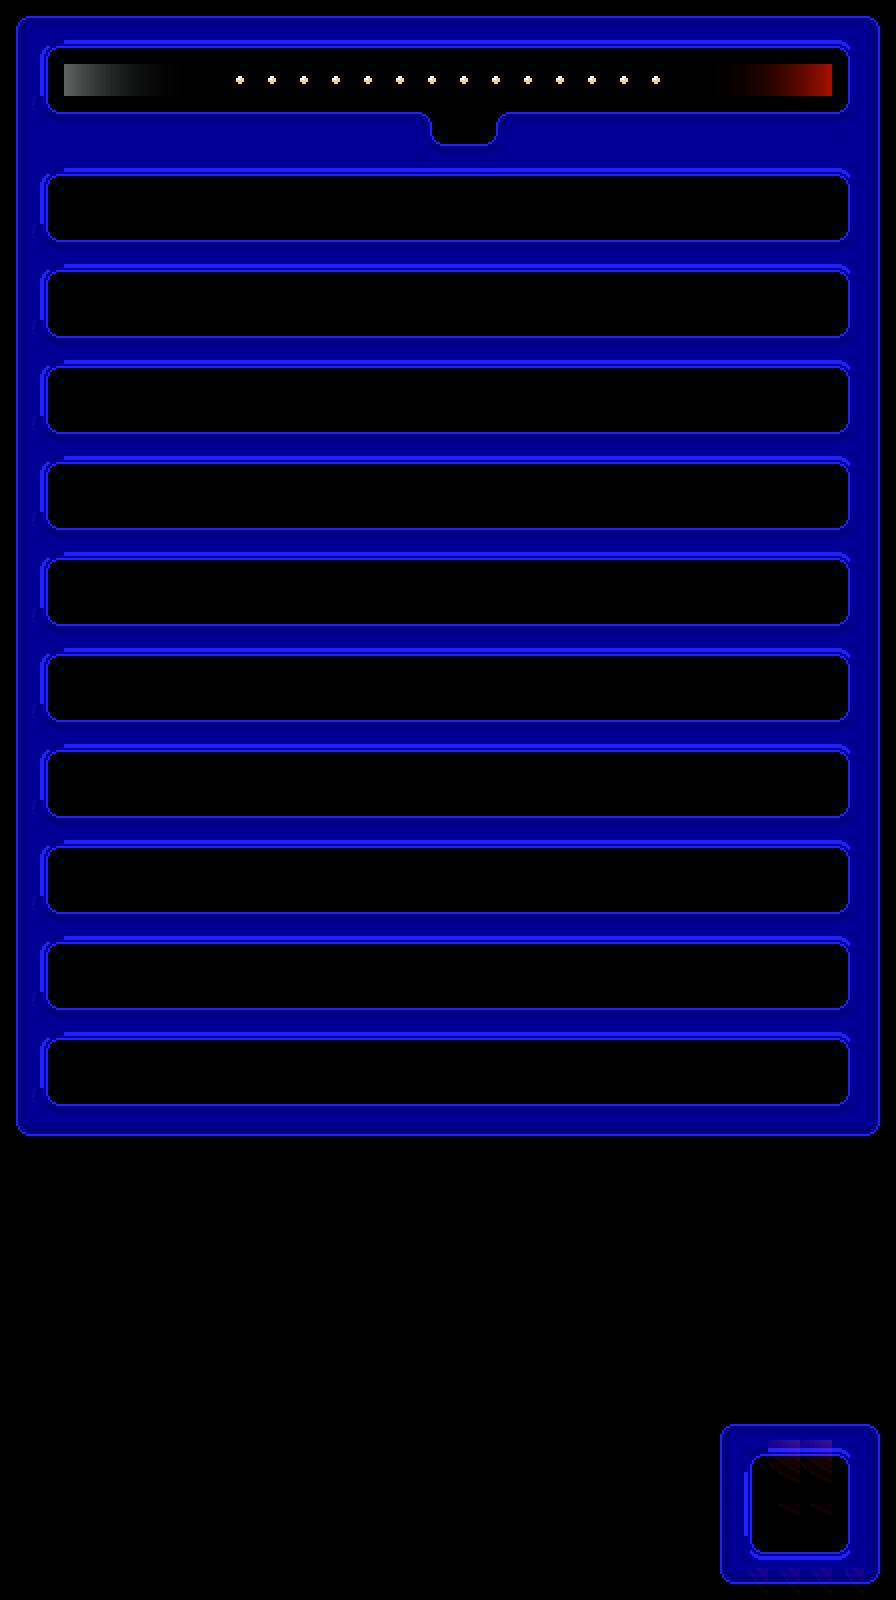

The image is a tile-based game level rendered from a .tmx file. Its description and source (layers, tilesets, objects; grid data summarised) follow:
An orthogonal 28x50 tile map with 32x32 px tiles, 4 tile layers (Walls, Path, Collectables, Highlight), 2 tilesets.

<map version="1.4" tiledversion="1.4.3" orientation="orthogonal" renderorder="right-down" width="28" height="50" tilewidth="32" tileheight="32" infinite="0" nextlayerid="12" nextobjectid="1">
 <tileset firstgid="1" source="main_menu.tsx" />
 <tileset firstgid="1457" source="higlight.tsx" />
 <layer id="7" name="Walls" width="28" height="50">
  <data>[1400 cells, 775 non-empty, 31 distinct tile ids]</data>
 </layer>
 <layer id="8" name="Path" width="28" height="50">
  <data>[1400 cells, 29 non-empty, 3 distinct tile ids]</data>
 </layer>
 <layer id="9" name="Collectables" width="28" height="50">
  <data>[1400 cells, 14 non-empty, 1 distinct tile ids]</data>
 </layer>
 <layer id="11" name="Highlight" width="28" height="50">
  <data>[1400 cells, 8 non-empty, 8 distinct tile ids]</data>
 </layer>
</map>
